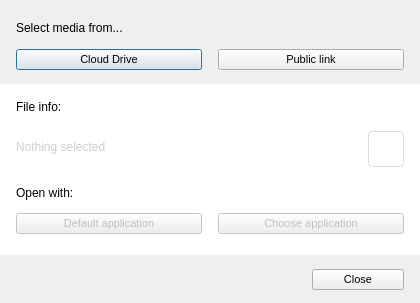
<?xml version="1.0" encoding="UTF-8"?>
<ui version="4.0">
 <class>StreamingFromMegaDialog</class>
 <widget class="QDialog" name="StreamingFromMegaDialog">
  <property name="windowModality">
   <enum>Qt::WindowModal</enum>
  </property>
  <property name="geometry">
   <rect>
    <x>0</x>
    <y>0</y>
    <width>420</width>
    <height>303</height>
   </rect>
  </property>
  <property name="minimumSize">
   <size>
    <width>420</width>
    <height>300</height>
   </size>
  </property>
  <property name="maximumSize">
   <size>
    <width>420</width>
    <height>303</height>
   </size>
  </property>
  <property name="windowTitle">
   <string>Stream from MEGA</string>
  </property>
  <property name="styleSheet">
   <string notr="true">QWidget
{
font-size: 11px;
}

#lStreamResourceDesc, #lFileInfoDesc, #lOpenWithDesc 
{
  font-family: &quot;HelveticaNeue-Light&quot;;
  font-size: 12px;
  color: #000000;
}
#lFileSize
{
  font-family: &quot;HelveticaNeue-Light&quot;;
  font-size: 12px;
  color: #666666;
}
#wContainer
{
	background-color: white;
}

#lNothingSelected
{
   font-size: 12px;
	color: rgba(0, 0, 0, 50)
}

#lFileName, #lState
{
	font-size: 12px;
	color: #000000;
}
#bCopyLink
{
    border: 1px solid #dfdfd1;
    border-radius: 4px;
    background-color: qlineargradient(x1: 0, y1: 0, x2: 0, y2: 1,
                                      stop: 0 rgba(246,247,250,30), stop: 1 rgba(232,233,235,30));
}</string>
  </property>
  <layout class="QVBoxLayout" name="verticalLayout_6">
   <property name="spacing">
    <number>0</number>
   </property>
   <property name="leftMargin">
    <number>0</number>
   </property>
   <property name="topMargin">
    <number>0</number>
   </property>
   <property name="rightMargin">
    <number>0</number>
   </property>
   <property name="bottomMargin">
    <number>0</number>
   </property>
   <item>
    <widget class="QWidget" name="wStreamResource" native="true">
     <property name="minimumSize">
      <size>
       <width>0</width>
       <height>84</height>
      </size>
     </property>
     <property name="maximumSize">
      <size>
       <width>16777215</width>
       <height>80</height>
      </size>
     </property>
     <layout class="QVBoxLayout" name="verticalLayout">
      <property name="spacing">
       <number>0</number>
      </property>
      <property name="leftMargin">
       <number>16</number>
      </property>
      <property name="topMargin">
       <number>9</number>
      </property>
      <property name="rightMargin">
       <number>16</number>
      </property>
      <property name="bottomMargin">
       <number>0</number>
      </property>
      <item>
       <widget class="QLabel" name="lStreamResourceDesc">
        <property name="minimumSize">
         <size>
          <width>0</width>
          <height>16</height>
         </size>
        </property>
        <property name="maximumSize">
         <size>
          <width>16777215</width>
          <height>16</height>
         </size>
        </property>
        <property name="styleSheet">
         <string notr="true"/>
        </property>
        <property name="text">
         <string>Select media from...</string>
        </property>
       </widget>
      </item>
      <item>
       <widget class="QWidget" name="wSelectMedia" native="true">
        <property name="minimumSize">
         <size>
          <width>0</width>
          <height>32</height>
         </size>
        </property>
        <property name="maximumSize">
         <size>
          <width>16777215</width>
          <height>32</height>
         </size>
        </property>
        <property name="styleSheet">
         <string notr="true"/>
        </property>
        <layout class="QHBoxLayout" name="horizontalLayout_3" stretch="0,0">
         <property name="spacing">
          <number>16</number>
         </property>
         <property name="leftMargin">
          <number>0</number>
         </property>
         <property name="topMargin">
          <number>0</number>
         </property>
         <property name="rightMargin">
          <number>0</number>
         </property>
         <property name="bottomMargin">
          <number>2</number>
         </property>
         <item>
          <widget class="QPushButton" name="bFromCloud">
           <property name="text">
            <string>Cloud Drive</string>
           </property>
          </widget>
         </item>
         <item>
          <widget class="QPushButton" name="bFromPublicLink">
           <property name="text">
            <string>Public link</string>
           </property>
          </widget>
         </item>
        </layout>
       </widget>
      </item>
     </layout>
    </widget>
   </item>
   <item>
    <widget class="QWidget" name="wContainer" native="true">
     <layout class="QVBoxLayout" name="verticalLayout_3">
      <property name="spacing">
       <number>0</number>
      </property>
      <property name="leftMargin">
       <number>16</number>
      </property>
      <property name="topMargin">
       <number>2</number>
      </property>
      <property name="rightMargin">
       <number>16</number>
      </property>
      <property name="bottomMargin">
       <number>0</number>
      </property>
      <item>
       <widget class="QWidget" name="wStatus" native="true">
        <layout class="QVBoxLayout" name="verticalLayout_4">
         <property name="spacing">
          <number>0</number>
         </property>
         <property name="leftMargin">
          <number>0</number>
         </property>
         <property name="topMargin">
          <number>2</number>
         </property>
         <property name="rightMargin">
          <number>0</number>
         </property>
         <property name="bottomMargin">
          <number>0</number>
         </property>
         <item>
          <widget class="QLabel" name="lFileInfoDesc">
           <property name="minimumSize">
            <size>
             <width>0</width>
             <height>37</height>
            </size>
           </property>
           <property name="maximumSize">
            <size>
             <width>16777215</width>
             <height>37</height>
            </size>
           </property>
           <property name="styleSheet">
            <string notr="true"/>
           </property>
           <property name="text">
            <string>File info:</string>
           </property>
          </widget>
         </item>
         <item>
          <widget class="QWidget" name="wFileInfo" native="true">
           <property name="enabled">
            <bool>true</bool>
           </property>
           <property name="minimumSize">
            <size>
             <width>0</width>
             <height>44</height>
            </size>
           </property>
           <property name="maximumSize">
            <size>
             <width>16777215</width>
             <height>44</height>
            </size>
           </property>
           <layout class="QHBoxLayout" name="horizontalLayout_6">
            <property name="spacing">
             <number>0</number>
            </property>
            <property name="leftMargin">
             <number>0</number>
            </property>
            <property name="topMargin">
             <number>0</number>
            </property>
            <property name="rightMargin">
             <number>0</number>
            </property>
            <property name="bottomMargin">
             <number>0</number>
            </property>
            <item>
             <widget class="QStackedWidget" name="sFileInfo">
              <property name="minimumSize">
               <size>
                <width>0</width>
                <height>44</height>
               </size>
              </property>
              <property name="maximumSize">
               <size>
                <width>16777215</width>
                <height>44</height>
               </size>
              </property>
              <property name="styleSheet">
               <string notr="true">background-color: white;</string>
              </property>
              <property name="currentIndex">
               <number>1</number>
              </property>
              <widget class="QWidget" name="pFileInfo">
               <layout class="QHBoxLayout" name="horizontalLayout_2">
                <property name="spacing">
                 <number>0</number>
                </property>
                <property name="leftMargin">
                 <number>0</number>
                </property>
                <property name="topMargin">
                 <number>0</number>
                </property>
                <property name="rightMargin">
                 <number>0</number>
                </property>
                <property name="bottomMargin">
                 <number>0</number>
                </property>
                <item>
                 <widget class="QPushButton" name="lFileType">
                  <property name="minimumSize">
                   <size>
                    <width>48</width>
                    <height>48</height>
                   </size>
                  </property>
                  <property name="maximumSize">
                   <size>
                    <width>48</width>
                    <height>48</height>
                   </size>
                  </property>
                  <property name="focusPolicy">
                   <enum>Qt::NoFocus</enum>
                  </property>
                  <property name="styleSheet">
                   <string notr="true">border: none;
padding-left: -16px;</string>
                  </property>
                  <property name="text">
                   <string/>
                  </property>
                  <property name="iconSize">
                   <size>
                    <width>48</width>
                    <height>48</height>
                   </size>
                  </property>
                 </widget>
                </item>
                <item>
                 <widget class="QWidget" name="wFileInfoDesc" native="true">
                  <property name="minimumSize">
                   <size>
                    <width>0</width>
                    <height>30</height>
                   </size>
                  </property>
                  <property name="maximumSize">
                   <size>
                    <width>16777215</width>
                    <height>30</height>
                   </size>
                  </property>
                  <layout class="QVBoxLayout" name="verticalLayout_5">
                   <property name="spacing">
                    <number>0</number>
                   </property>
                   <property name="leftMargin">
                    <number>0</number>
                   </property>
                   <property name="topMargin">
                    <number>0</number>
                   </property>
                   <property name="rightMargin">
                    <number>0</number>
                   </property>
                   <property name="bottomMargin">
                    <number>0</number>
                   </property>
                   <item>
                    <widget class="QWidget" name="widget" native="true">
                     <layout class="QHBoxLayout" name="horizontalLayout">
                      <property name="spacing">
                       <number>10</number>
                      </property>
                      <property name="leftMargin">
                       <number>0</number>
                      </property>
                      <property name="topMargin">
                       <number>0</number>
                      </property>
                      <property name="rightMargin">
                       <number>0</number>
                      </property>
                      <property name="bottomMargin">
                       <number>0</number>
                      </property>
                      <item>
                       <widget class="QLabel" name="lFileName">
                        <property name="sizePolicy">
                         <sizepolicy hsizetype="Minimum" vsizetype="Preferred">
                          <horstretch>0</horstretch>
                          <verstretch>0</verstretch>
                         </sizepolicy>
                        </property>
                        <property name="minimumSize">
                         <size>
                          <width>0</width>
                          <height>0</height>
                         </size>
                        </property>
                        <property name="maximumSize">
                         <size>
                          <width>260</width>
                          <height>16777215</height>
                         </size>
                        </property>
                        <property name="text">
                         <string/>
                        </property>
                       </widget>
                      </item>
                      <item>
                       <widget class="QPushButton" name="lState">
                        <property name="sizePolicy">
                         <sizepolicy hsizetype="Expanding" vsizetype="Fixed">
                          <horstretch>0</horstretch>
                          <verstretch>0</verstretch>
                         </sizepolicy>
                        </property>
                        <property name="minimumSize">
                         <size>
                          <width>8</width>
                          <height>8</height>
                         </size>
                        </property>
                        <property name="maximumSize">
                         <size>
                          <width>8</width>
                          <height>8</height>
                         </size>
                        </property>
                        <property name="focusPolicy">
                         <enum>Qt::NoFocus</enum>
                        </property>
                        <property name="styleSheet">
                         <string notr="true">border:none;</string>
                        </property>
                        <property name="text">
                         <string/>
                        </property>
                       </widget>
                      </item>
                      <item>
                       <spacer name="horizontalSpacer_2">
                        <property name="orientation">
                         <enum>Qt::Horizontal</enum>
                        </property>
                        <property name="sizeHint" stdset="0">
                         <size>
                          <width>31</width>
                          <height>20</height>
                         </size>
                        </property>
                       </spacer>
                      </item>
                     </layout>
                    </widget>
                   </item>
                   <item>
                    <widget class="QLabel" name="lFileSize">
                     <property name="text">
                      <string/>
                     </property>
                    </widget>
                   </item>
                  </layout>
                 </widget>
                </item>
               </layout>
              </widget>
              <widget class="QWidget" name="pNothingSelected">
               <widget class="QWidget" name="widget_2" native="true">
                <property name="geometry">
                 <rect>
                  <x>0</x>
                  <y>0</y>
                  <width>361</width>
                  <height>44</height>
                 </rect>
                </property>
                <property name="sizePolicy">
                 <sizepolicy hsizetype="Preferred" vsizetype="Preferred">
                  <horstretch>0</horstretch>
                  <verstretch>0</verstretch>
                 </sizepolicy>
                </property>
                <property name="minimumSize">
                 <size>
                  <width>0</width>
                  <height>0</height>
                 </size>
                </property>
                <property name="maximumSize">
                 <size>
                  <width>16777215</width>
                  <height>16777215</height>
                 </size>
                </property>
                <layout class="QHBoxLayout" name="horizontalLayout_7">
                 <property name="spacing">
                  <number>0</number>
                 </property>
                 <property name="leftMargin">
                  <number>0</number>
                 </property>
                 <property name="topMargin">
                  <number>0</number>
                 </property>
                 <property name="rightMargin">
                  <number>0</number>
                 </property>
                 <property name="bottomMargin">
                  <number>0</number>
                 </property>
                 <item>
                  <widget class="QLabel" name="lNothingSelected">
                   <property name="minimumSize">
                    <size>
                     <width>0</width>
                     <height>0</height>
                    </size>
                   </property>
                   <property name="maximumSize">
                    <size>
                     <width>16777215</width>
                     <height>16777215</height>
                    </size>
                   </property>
                   <property name="text">
                    <string>Nothing selected</string>
                   </property>
                  </widget>
                 </item>
                </layout>
               </widget>
              </widget>
             </widget>
            </item>
            <item>
             <widget class="QWidget" name="widget_3" native="true">
              <layout class="QVBoxLayout" name="verticalLayout_7">
               <property name="spacing">
                <number>0</number>
               </property>
               <property name="leftMargin">
                <number>0</number>
               </property>
               <property name="topMargin">
                <number>0</number>
               </property>
               <property name="rightMargin">
                <number>0</number>
               </property>
               <property name="bottomMargin">
                <number>0</number>
               </property>
               <item>
                <widget class="QToolButton" name="bCopyLink">
                 <property name="minimumSize">
                  <size>
                   <width>36</width>
                   <height>36</height>
                  </size>
                 </property>
                 <property name="maximumSize">
                  <size>
                   <width>32</width>
                   <height>32</height>
                  </size>
                 </property>
                 <property name="styleSheet">
                  <string notr="true"/>
                 </property>
                 <property name="text">
                  <string/>
                 </property>
                 <property name="icon">
                  <iconset resource="../Resources_win.qrc">
                   <normaloff>:/images/streaming_link.png</normaloff>:/images/streaming_link.png</iconset>
                 </property>
                </widget>
               </item>
              </layout>
             </widget>
            </item>
           </layout>
          </widget>
         </item>
        </layout>
       </widget>
      </item>
      <item>
       <widget class="QWidget" name="wOpenWith" native="true">
        <property name="minimumSize">
         <size>
          <width>0</width>
          <height>88</height>
         </size>
        </property>
        <layout class="QVBoxLayout" name="verticalLayout_2">
         <property name="spacing">
          <number>0</number>
         </property>
         <property name="leftMargin">
          <number>0</number>
         </property>
         <property name="topMargin">
          <number>3</number>
         </property>
         <property name="rightMargin">
          <number>0</number>
         </property>
         <property name="bottomMargin">
          <number>0</number>
         </property>
         <item>
          <widget class="QLabel" name="lOpenWithDesc">
           <property name="text">
            <string>Open with:</string>
           </property>
          </widget>
         </item>
         <item>
          <widget class="QWidget" name="wOpenButtons" native="true">
           <property name="styleSheet">
            <string notr="true"/>
           </property>
           <layout class="QHBoxLayout" name="horizontalLayout_4" stretch="1,1">
            <property name="spacing">
             <number>16</number>
            </property>
            <property name="leftMargin">
             <number>0</number>
            </property>
            <property name="topMargin">
             <number>0</number>
            </property>
            <property name="rightMargin">
             <number>0</number>
            </property>
            <property name="bottomMargin">
             <number>23</number>
            </property>
            <item>
             <widget class="QPushButton" name="bOpenDefault">
              <property name="enabled">
               <bool>false</bool>
              </property>
              <property name="text">
               <string>Default application</string>
              </property>
             </widget>
            </item>
            <item>
             <widget class="QPushButton" name="bOpenOther">
              <property name="enabled">
               <bool>false</bool>
              </property>
              <property name="minimumSize">
               <size>
                <width>0</width>
                <height>0</height>
               </size>
              </property>
              <property name="maximumSize">
               <size>
                <width>16777215</width>
                <height>16777215</height>
               </size>
              </property>
              <property name="text">
               <string>Choose application</string>
              </property>
             </widget>
            </item>
           </layout>
          </widget>
         </item>
        </layout>
       </widget>
      </item>
     </layout>
    </widget>
   </item>
   <item>
    <widget class="QWidget" name="wClose" native="true">
     <property name="minimumSize">
      <size>
       <width>0</width>
       <height>48</height>
      </size>
     </property>
     <property name="maximumSize">
      <size>
       <width>16777215</width>
       <height>48</height>
      </size>
     </property>
     <property name="styleSheet">
      <string notr="true"/>
     </property>
     <layout class="QHBoxLayout" name="horizontalLayout_5">
      <property name="leftMargin">
       <number>12</number>
      </property>
      <property name="topMargin">
       <number>6</number>
      </property>
      <property name="rightMargin">
       <number>16</number>
      </property>
      <property name="bottomMargin">
       <number>4</number>
      </property>
      <item>
       <spacer name="horizontalSpacer">
        <property name="orientation">
         <enum>Qt::Horizontal</enum>
        </property>
        <property name="sizeHint" stdset="0">
         <size>
          <width>226</width>
          <height>20</height>
         </size>
        </property>
       </spacer>
      </item>
      <item>
       <widget class="QPushButton" name="bClose">
        <property name="minimumSize">
         <size>
          <width>92</width>
          <height>0</height>
         </size>
        </property>
        <property name="maximumSize">
         <size>
          <width>92</width>
          <height>16777215</height>
         </size>
        </property>
        <property name="text">
         <string>Close</string>
        </property>
       </widget>
      </item>
     </layout>
    </widget>
   </item>
  </layout>
  <zorder>wStreamResource</zorder>
  <zorder>wClose</zorder>
  <zorder>wContainer</zorder>
 </widget>
 <tabstops>
  <tabstop>bFromCloud</tabstop>
  <tabstop>bFromPublicLink</tabstop>
  <tabstop>bCopyLink</tabstop>
  <tabstop>bOpenDefault</tabstop>
  <tabstop>bOpenOther</tabstop>
  <tabstop>bClose</tabstop>
 </tabstops>
 <resources>
  <include location="../Resources_win.qrc"/>
 </resources>
 <connections/>
</ui>
